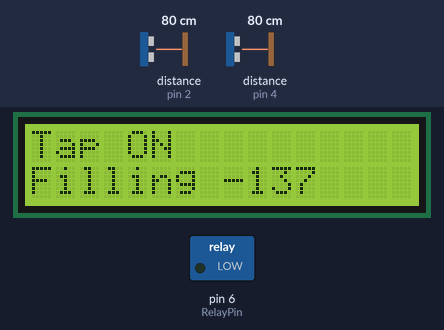
Recording of a sketch running on a simulated Arduino Uno, built with avr-gcc and run on an emulated ATmega328P. Shown: 16×2 character LCD, switched loads named in the sketch (green lamp = pin HIGH). Wiring (inferred from the names in the program): 2 × ultrasonic range finder: trigger pin 3, echo pin 2 / trigger pin 5, echo pin 4. Inputs (shaded band) come from the test bench; at power-on: distance to the obstacle (sensors on pin 2, pin 4) 80 cm. The echo pulse lasts 58.3 µs per cm; pins used as bus, display or sensor lines are not drawn; what the sketch prints to the serial monitor is not drawn.

Above: at 2.3 s.
2.4 s: distance to the obstacle (sensor on pin 2) set to 2 cm
At 6.2 s:
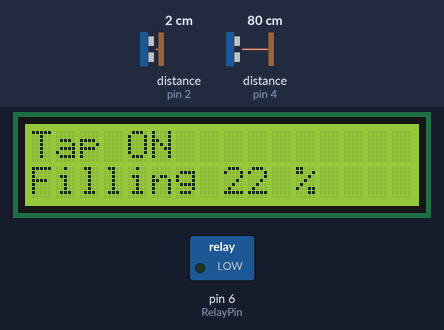
6.5 s: distance to the obstacle (sensor on pin 4) set to 8 cm
At 9.4 s:
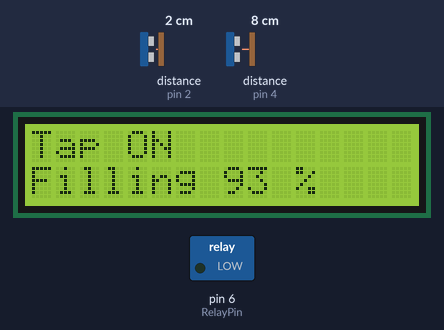
9.7 s: distance to the obstacle (sensor on pin 4) set to 5 cm
At 12.6 s:
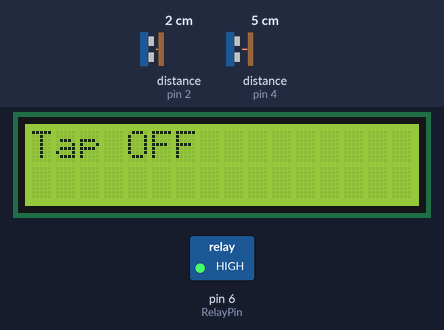
13.0 s: distance to the obstacle (sensor on pin 2) set to 6 cm
At 15.5 s:
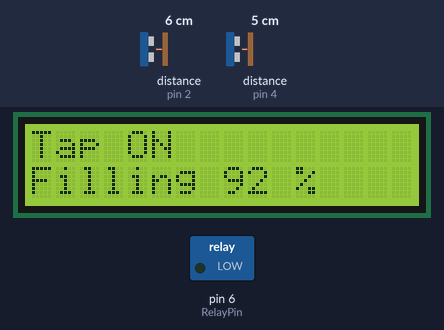
16.2 s: distance to the obstacle (sensor on pin 2) set to 103 cm
At 19.3 s:
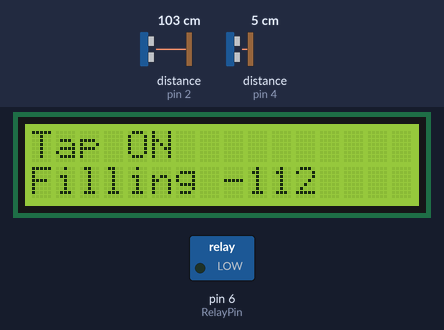
21.1 s: distance to the obstacle (sensor on pin 4) set to 120 cm
At 23.9 s:
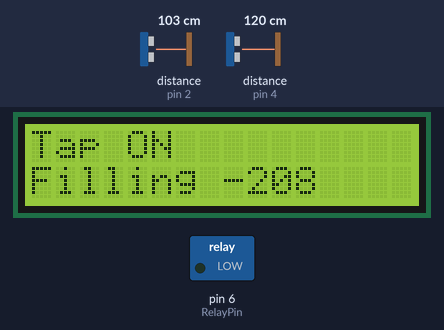
Timing chart, 0 to 25.4 s (numbered marks = the images above; inputs shaded):
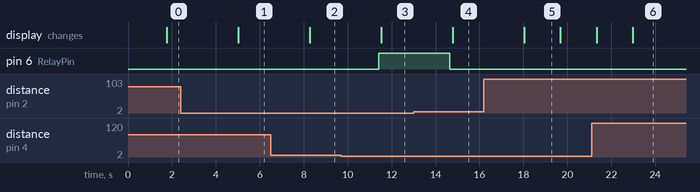

Measured:
- the behaviour switches between 7 and 6 cm on distance to the obstacle (sensor on pin 4) (found by bisection; images 2 and 3)
- the behaviour switches between 4 and 5 cm on distance to the obstacle (sensor on pin 2) (found by bisection; images 3 and 4)
- after the input at 2.4 s, the display: changes after 2.6 s (image 1)
- after the input at 6.5 s, the display: changes after 1.8 s (image 2)
- after the input at 9.7 s, pin 6 (RelayPin): LOW → HIGH after 1.7 s; the display: changes after 1.8 s (image 3)
- after the input at 13.0 s, pin 6 (RelayPin): HIGH → LOW after 1.7 s; the display: changes after 1.8 s (image 4)
- after the input at 16.2 s, the display: changes after 1.8 s (image 5)
- after the input at 21.1 s, the display: first differs from a run without the input after 1.9 s (image 6)

The sketch:

Automatic_water_tap.ino
```cpp
#define echoPinC 2 // attach pin D2 Arduino to pin Echo of HC-SR04
#define trigPinC 3 //attach pin D3 Arduino to pin Trig of HC-SR04
#define echoPinL 4 // attach pin D4 Arduino to pin Echo of HC-SR04
#define trigPinL 5 //attach pin D5 Arduino to pin Trig of HC-SR04
#include <Wire.h>
#include <LiquidCrystal_I2C.h>
// set the LCD address to 0x27 for a 16 chars and 2 line display
//connect lcd sda to A4 amd scl to A5
LiquidCrystal_I2C lcd(0x27,16,2);
int RelayPin = 6;
long durationC;
long durationL;
int distanceC;
int distanceCM;
int distanceL;
int distanceLM;
int fillLevel;
void setup() {
  lcd.init(); // initialize the lcd
  // Print a message to the LCD.
  lcd.backlight();
  lcd.clear();
  pinMode(trigPinC, OUTPUT);
  pinMode(echoPinC, INPUT);
  pinMode(trigPinL, OUTPUT);
  pinMode(echoPinL, INPUT);
  // Set RelayPin as an output pin
  pinMode(RelayPin, OUTPUT);
  Serial.begin(9600);
  Serial.println("Ultrasonic Sensor HC-SR04 Test");
  Serial.println("with Arduino UNO R3");
}
void loop() {
  //code for hight of container
  digitalWrite(trigPinC, LOW);
  delayMicroseconds(2);
  digitalWrite(trigPinC, HIGH);
  delayMicroseconds(10);
  digitalWrite(trigPinC, LOW);
  durationC = pulseIn(echoPinC, HIGH);
  // Calculating the distance
  distanceC = durationC * 0.034 / 2;
  distanceCM=map(distanceC,3,50,100,0);
  Serial.print("Hight of container: ");
  if(distanceCM<=100){
  Serial.print(distanceCM);
  Serial.println("%");}
  else{
  Serial.println(distanceCM=100);
    }
  //code for waterlevel
  digitalWrite(trigPinL, LOW);
  delayMicroseconds(2);
  digitalWrite(trigPinL, HIGH);
  delayMicroseconds(10);
  digitalWrite(trigPinL, LOW);
  durationL = pulseIn(echoPinL, HIGH);
  // Calculating the distance
  distanceL = durationL * 0.034 / 2;
  Serial.print("Remaining Can Capacity: ");
  if(distanceL<=100){
  Serial.print(distanceL);
  Serial.println("%");}
  else{
  Serial.println(distanceL=100);
    }
  fillLevel=distanceCM-distanceL;
  Serial.print("Fill Level= ");
  Serial.print(fillLevel);
  Serial.println("%");
  delay(1500);
  // Let's turn on the relay...
  if (fillLevel<95){
  digitalWrite(RelayPin, LOW);
  delay(100);
  Serial.println("on");
  lcd.setCursor(0,0);
  lcd.print("Tap ON  ");
  lcd.setCursor(0,1);
  lcd.print("Filling    %");
  lcd.setCursor(8,1);
  lcd.print(fillLevel);
  }
  else{
  // Let's turn off the relay...
  digitalWrite(RelayPin, HIGH);
  delay(100);
  lcd.clear();
  Serial.println("off");
  lcd.setCursor(0,0);
  lcd.print("Tap OFF");
  }
}
```
